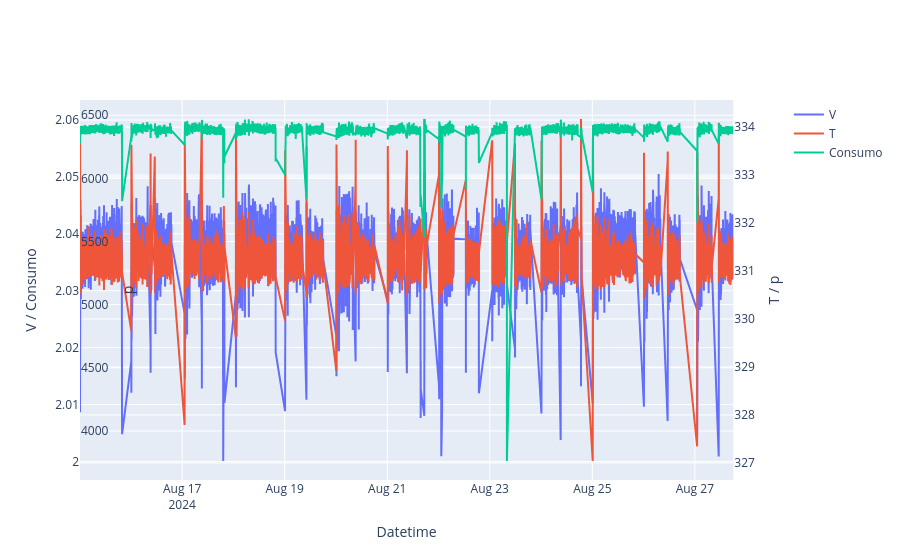

The notebook cell saved with this chart:
### Code cell
from plotly.subplots import make_subplots

# Create subplots with shared x-axis
fig = make_subplots(specs=[[{"secondary_y": True}]])

# Add traces
fig.add_trace(go.Scatter(x=df['datetime'], y=df['V'], mode='lines', name='V'), secondary_y=False)
fig.add_trace(go.Scatter(x=df['datetime'], y=df['T'], mode='lines', name='T'), secondary_y=True)
fig.add_trace(go.Scatter(x=df['datetime'], y=df['Consumo'], mode='lines', name='Consumo', yaxis='y3'))
# Create axis objects
fig.update_layout(
    yaxis3=dict(title='p', side='right', overlaying='y', anchor='free')
)

# Set axis titles
fig.update_xaxes(title_text="Datetime")
fig.update_yaxes(title_text="V / Consumo", secondary_y=False)
fig.update_yaxes(title_text="T / p", secondary_y=True)

# Show plot
fig.show()

### Figure 1 — Plotly figure (JSON) as saved in the notebook; plotly's stock layout.template omitted (floating-point values rounded to 4 significant figures; data arrays with more than 128 entries replaced by an {"elided": "..."} marker saying what was removed)
{"data": [{"mode": "lines", "name": "V", "type": "scatter", "x": {"elided": "12563 str values"}, "xaxis": "x", "y": {"elided": "12563 float values"}, "yaxis": "y"}, {"mode": "lines", "name": "T", "type": "scatter", "x": {"elided": "12563 str values"}, "xaxis": "x", "y": {"elided": "12563 float values"}, "yaxis": "y2"}, {"mode": "lines", "name": "Consumo", "type": "scatter", "x": {"elided": "12563 str values"}, "y": {"elided": "12563 float values"}, "yaxis": "y3"}], "layout": {"xaxis": {"anchor": "y", "domain": [0, 0.94], "title": {"text": "Datetime"}}, "yaxis": {"anchor": "x", "domain": [0, 1], "title": {"text": "V / Consumo"}}, "yaxis2": {"anchor": "x", "overlaying": "y", "side": "right", "title": {"text": "T / p"}}, "yaxis3": {"anchor": "free", "overlaying": "y", "side": "right", "title": {"text": "p"}}}}
